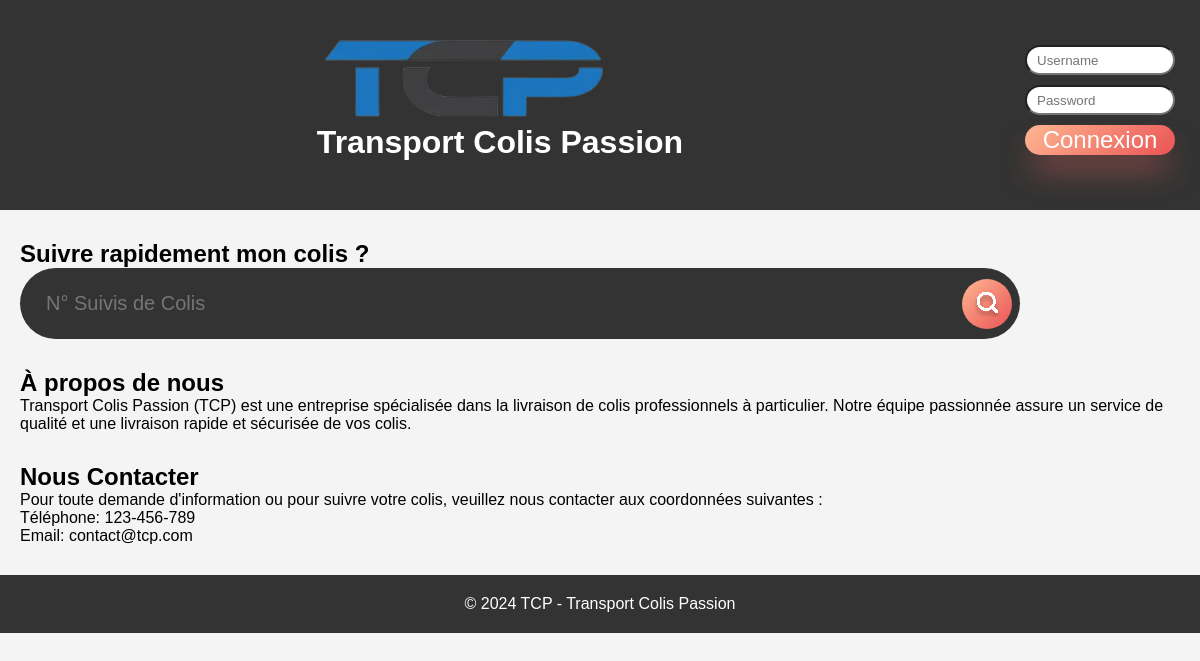
/, run on an earlier commit of the app's database.
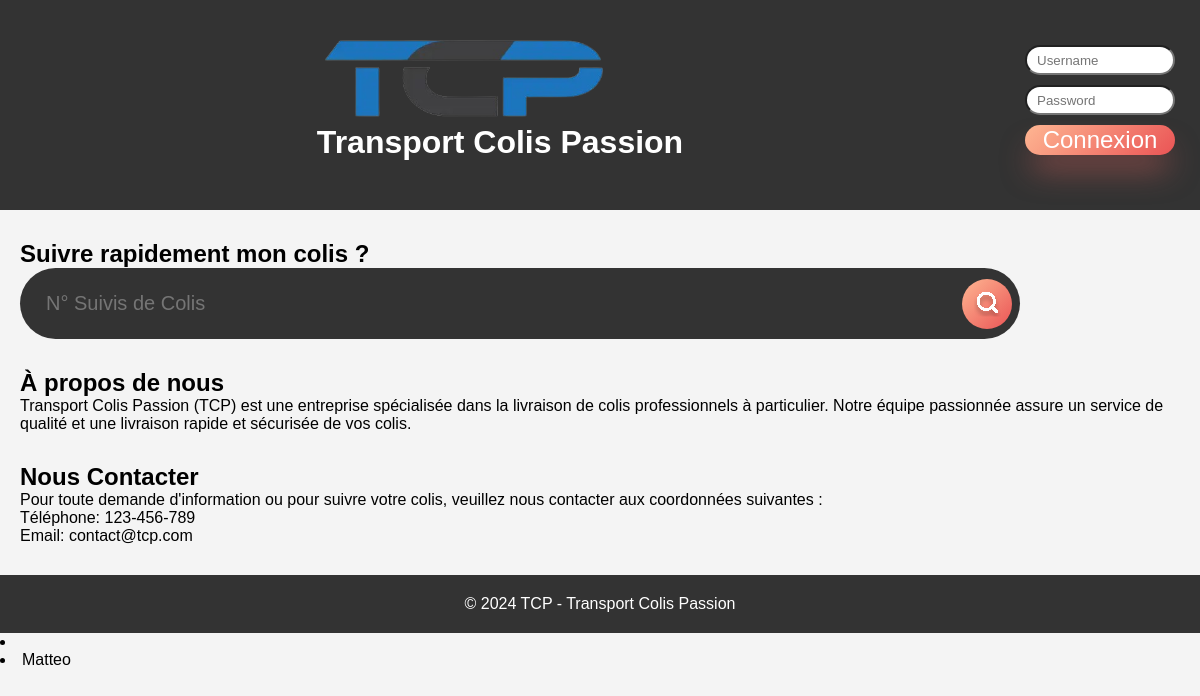
And on a later commit of the database.
### listings/models.py (models this page shows)
class AdminTCP(models.Model):
    id = models.AutoField(primary_key=True)
    nom = models.CharField(max_length=100)
    mdp = models.CharField(max_length=100)

### listings/views.py (the view)
# urls.py: path('', views.accueil),
def accueil(request):
    admintcp=AdminTCP.objects.all()
    return render(request, 'listings/index.html',{'admintcp':admintcp})

### listings/templates/listings/index.html (shortened to what this page needs)
{% load static %}
<!DOCTYPE html>
<html lang="fr">
<head>
    <link rel="stylesheet" href="{% static 'listings/styles_index.css' %}" />
</head>
<body>
    <header>
        <div class="container">
            <img src="{% static 'listings/img/logo.png' %}" height="100px"/>
            <h2 class="hero-text">Transport Colis Passion</h2>
        </div>
        <div class="form">
            <form action="index.html" method="post">
                <input class=username type="text" name="login" placeholder="Username">
                <input class=password type="password" name="Pswd" placeholder="Password">
                <button class="btn" type="submit">Connexion</button>
            </form>
        </div>
    </header>
<section id="suivi">
    <div class="container">
        <h2>Suivre rapidement mon colis ?</h2>
    <div class="searchBox">
        <input class="searchInput" id="searchInput" type="text" name="" placeholder="N° Suivis de Colis">
        <button class="searchButton" id="searchButton" href="#">
        </button>
    </div>
</section>
<section id="apropos">
    <div class="container">
        <h2>&Agrave; propos de nous</h2>
        <p>Transport Colis Passion (TCP) est une entreprise spécialisée dans la livraison de colis professionnels à particulier. Notre équipe passionnée assure un service de qualité et une livraison rapide et sécurisée de vos colis.</p>
    </div>
</section>
<section id="contact">
    <div class="container">
        <h2>Nous Contacter</h2>
        <p>Pour toute demande d'information ou pour suivre votre colis, veuillez nous contacter aux coordonnées suivantes :</p>
        <p>Téléphone: 123-456-789</p>
        <p>Email: contact@tcp.com</p>
    </div>
</section>
<footer>
    <div class="container">
        <p>&copy; 2024 TCP - Transport Colis Passion</p>
    </div>
</footer>
</body>
</html>
            {% for admintcp in admintcp %}
                <li>{{ admintcp.nom }}</li>
            {% endfor %}

### listings/static/listings/styles_index.css (style rules this page uses)
* { margin: 0; padding: 0; box-sizing: border-box; }
body { font-family: Arial, sans-serif; background-color: #f4f4f4; }
.container { max-width: 1200px; margin: 0 auto; padding: 0 20px; }
header { display: flex; background-color: #333; color: #fff; padding: 20px 0; }
header .form { flex-direction: column; margin: 25px; }
.form input, .form button { display: block; margin-bottom: 10px; width: 100%; width: 150px; height: 30px; border-radius: 50px; }
.form input { padding: 10px; }
.btn { transition: all 0.3s ease-in-out; font-family: "Dosis", sans-serif; }
.btn { width: 150px; height: 60px; border-radius: 50px; background-image: linear-gradient(135deg, #feb692 0%, #ea5455 100%); box-shadow: 0 20px 30px -6px rgba(238, 103, 97, 0.5); outline: none; cursor: pointer; border: none; font-size: 24px; color: white; }
.searchBox { display: flex; max-width: 1000px; align-items: center; justify-content: space-between; gap: 10px; background: #333; border-radius: 50px; position: relative; }
.searchButton { color: white; position: absolute; right: 8px; width: 50px; height: 50px; border-radius: 50%; background-image: linear-gradient(135deg, #feb692 0%, #ea5455 100%); border: 0; display: inline-block; transition: all 300ms cubic-bezier(.23, 1, 0.32, 1); }
.searchInput { border: none; background: none; outline: none; color: white; font-size: 20px; padding: 24px 46px 24px 26px; }
.hero-text { font-size: 32px; text-align: center; }
section { margin: 30px 0px; }
footer { background-color: #333; color: #fff; text-align: center; padding: 20px 0; }
footer p { margin: 0; }

What changed in the data, as far as the page shows it:
added AdminTCP: nom "Matteo"
